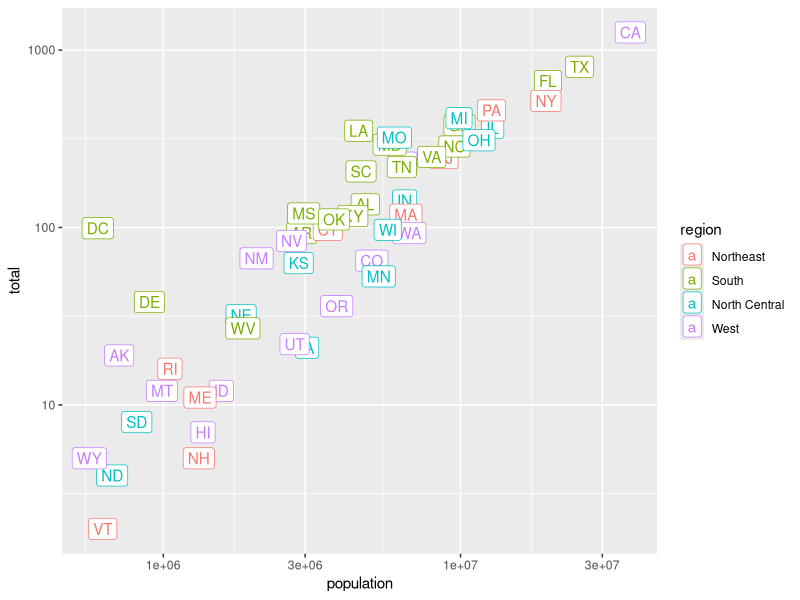

Write the R code that produced this figure.
#Cargamos los datos de asesinatos
#Recordar que ambos paquetes ggplot2 y dplyr 
#se encuentran en la librería tidyverse
library(dplyr)
library(ggplot2)
library(dslabs)
data(murders)


#En el ejercicio previo creamos el siguiente gráfico
p<- murders %>% ggplot(aes(population, total, label = abb, color = region)) +
  geom_label()
p + scale_x_log10() + scale_y_log10()
#Ahora agrega un texto al gráfico que diga "Asesinatos por armas de fuego"
#Recuerda la función 'ggtitle'
